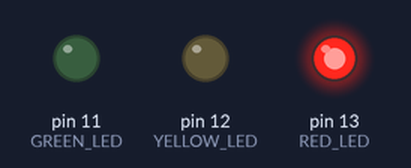
A sketch run on a simulated Arduino Uno, built with avr-gcc and run on an emulated ATmega328P. Shown: output pins drawn as LEDs (lit = HIGH).

Above: at 2.5 s.
At 6.0 s:
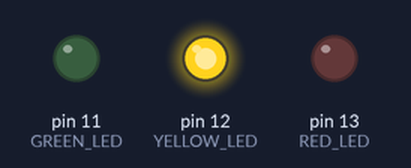
At 8.5 s:
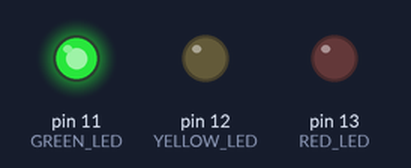
Timing chart, 0 to 13.0 s (numbered marks = the images above):
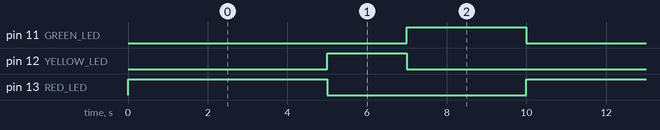

Measured:
- by itself, pin 11 (GREEN_LED): alternates HIGH for 3.0 s and LOW for 7.0 s
- by itself, pin 12 (YELLOW_LED): alternates HIGH for 2.0 s and LOW for 8.0 s
- by itself, pin 13 (RED_LED): alternates HIGH for 5.0 s and LOW for 5.0 s

The sketch:

1_traffic_light.ino
```cpp
// Pins initialization
const int RED_LED = 13;
const int YELLOW_LED = 12;
const int GREEN_LED = 11;

// Timers initialization
const long RED_TIMER = 5000;
const long YELLOW_TIMER = 2000;
const long GREEN_TIMER = 3000;

void setup(){
  // Pin configuration
  pinMode(RED_LED, OUTPUT);
  pinMode(YELLOW_LED, OUTPUT);
  pinMode(GREEN_LED, OUTPUT);
}

// As this is a simple project, there should be no problem in using delay.
void loop(){
  // Red light
  digitalWrite(GREEN_LED, LOW);
  digitalWrite(RED_LED, HIGH);
  delay(RED_TIMER);

  // Yellow light
  digitalWrite(RED_LED, LOW);
  digitalWrite(YELLOW_LED, HIGH);
  delay(YELLOW_TIMER);

  // Green light
  digitalWrite(YELLOW_LED, LOW);
  digitalWrite(GREEN_LED, HIGH);
  delay(GREEN_TIMER);
}
```
